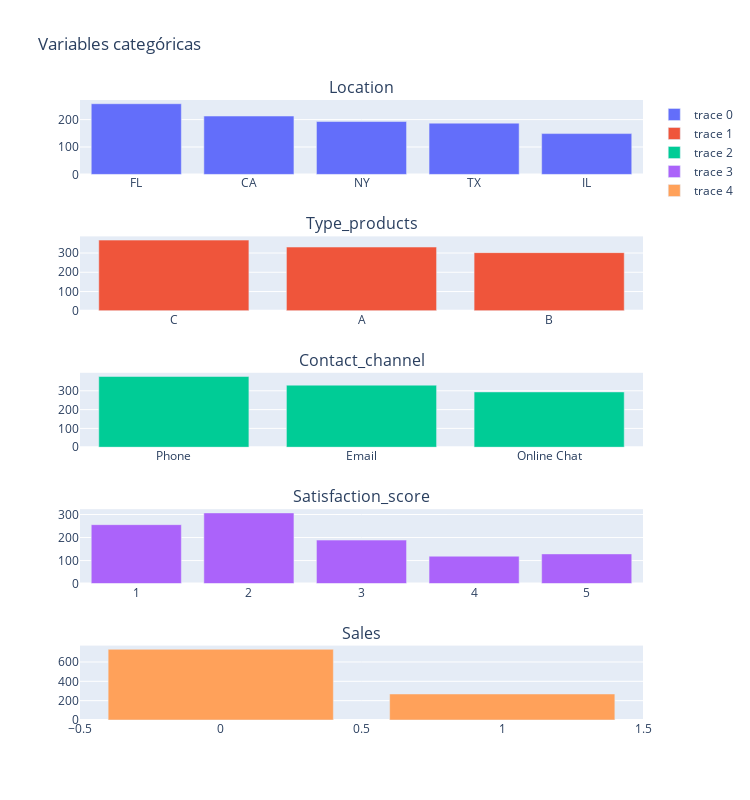

The code cell stored with this chart in its notebook:
### Markdown cell above
### Categorical data

### Code cell
categorical_columns = [
    'Location', 'Type_products', 'Contact_channel',
    'Satisfaction_score', 'Sales'
]
fig = make_subplots(rows=5, cols=1, subplot_titles=categorical_columns)
row, col = 1, 1
for column in categorical_columns:
    helper_funtions.dataviz_structure_categorical(column, fig, df, row, col)
    row += 1
fig.update_layout(height=800, width=750, title_text="Variables categóricas")
fig.show()

### Figure 1 — Plotly figure (JSON) as saved in the notebook; plotly's stock layout.template omitted (floating-point values rounded to 4 significant figures)
{"data": [{"type": "bar", "x": ["FL", "CA", "NY", "TX", "IL"], "xaxis": "x", "y": [258, 213, 193, 187, 149], "yaxis": "y"}, {"type": "bar", "x": ["C", "A", "B"], "xaxis": "x2", "y": [367, 331, 302], "yaxis": "y2"}, {"type": "bar", "x": ["Phone", "Email", "Online Chat"], "xaxis": "x3", "y": [376, 330, 294], "yaxis": "y3"}, {"type": "bar", "x": [2, 1, 3, 5, 4], "xaxis": "x4", "y": [307, 256, 189, 129, 119], "yaxis": "y4"}, {"type": "bar", "x": [0, 1], "xaxis": "x5", "y": [731, 269], "yaxis": "y5"}], "layout": {"annotations": [{"font": {"size": 16}, "showarrow": false, "text": "Location", "x": 0.5, "xanchor": "center", "xref": "paper", "y": 1, "yanchor": "bottom", "yref": "paper"}, {"font": {"size": 16}, "showarrow": false, "text": "Type_products", "x": 0.5, "xanchor": "center", "xref": "paper", "y": 0.78, "yanchor": "bottom", "yref": "paper"}, {"font": {"size": 16}, "showarrow": false, "text": "Contact_channel", "x": 0.5, "xanchor": "center", "xref": "paper", "y": 0.56, "yanchor": "bottom", "yref": "paper"}, {"font": {"size": 16}, "showarrow": false, "text": "Satisfaction_score", "x": 0.5, "xanchor": "center", "xref": "paper", "y": 0.34, "yanchor": "bottom", "yref": "paper"}, {"font": {"size": 16}, "showarrow": false, "text": "Sales", "x": 0.5, "xanchor": "center", "xref": "paper", "y": 0.12, "yanchor": "bottom", "yref": "paper"}], "height": 800, "title": {"text": "Variables categóricas"}, "width": 750, "xaxis": {"anchor": "y", "domain": [0, 1]}, "xaxis2": {"anchor": "y2", "domain": [0, 1]}, "xaxis3": {"anchor": "y3", "domain": [0, 1]}, "xaxis4": {"anchor": "y4", "domain": [0, 1]}, "xaxis5": {"anchor": "y5", "domain": [0, 1]}, "yaxis": {"anchor": "x", "domain": [0.88, 1]}, "yaxis2": {"anchor": "x2", "domain": [0.66, 0.78]}, "yaxis3": {"anchor": "x3", "domain": [0.44, 0.56]}, "yaxis4": {"anchor": "x4", "domain": [0.22, 0.34]}, "yaxis5": {"anchor": "x5", "domain": [0, 0.12]}}}
